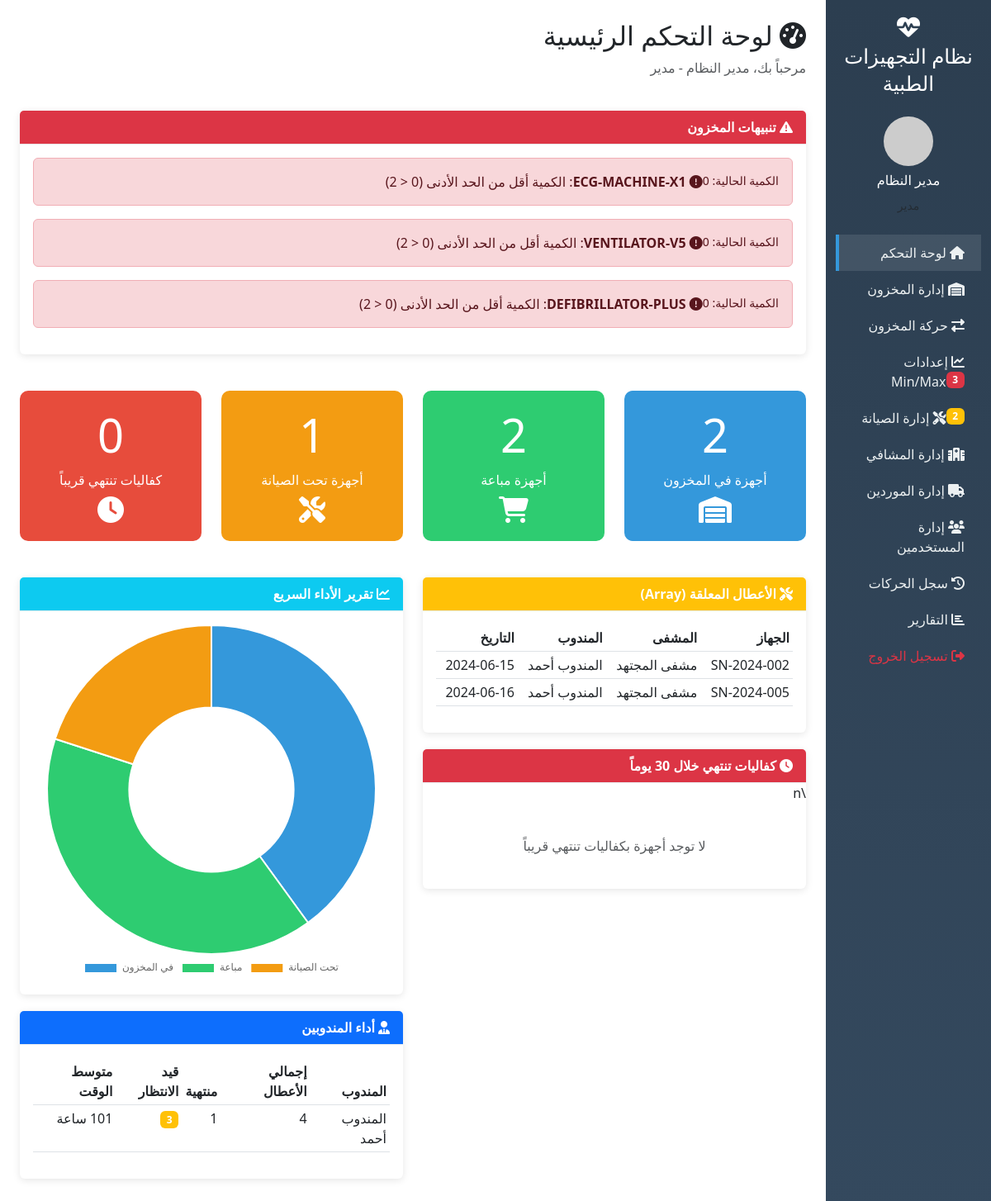
/index.php (signed in), run on the app's committed database.
### tables this page shows
CREATE TABLE minmax_settings (
    id INT AUTO_INCREMENT PRIMARY KEY,
    model VARCHAR(100) NOT NULL,
    min_qty INT NOT NULL DEFAULT 1,
    max_qty INT NOT NULL DEFAULT 10,
    notes TEXT,
    created_at TIMESTAMP DEFAULT CURRENT_TIMESTAMP,
    updated_at TIMESTAMP DEFAULT CURRENT_TIMESTAMP ON UPDATE CURRENT_TIMESTAMP,
    UNIQUE KEY unique_model (model)
);

CREATE TABLE maintenance_logs (
    id INT AUTO_INCREMENT PRIMARY KEY,
    device_id INT NOT NULL,
    hospital_id INT NOT NULL,
    reported_by INT DEFAULT NULL,
    assigned_rep_id INT NOT NULL,
    problem_description TEXT NOT NULL,
    status ENUM('pending', 'in_progress', 'resolved') DEFAULT 'pending',
    reported_date DATETIME DEFAULT CURRENT_TIMESTAMP,
    start_date DATETIME DEFAULT NULL,
    resolution_notes TEXT,
    resolved_date DATETIME DEFAULT NULL,
    created_at TIMESTAMP DEFAULT CURRENT_TIMESTAMP,
    updated_at TIMESTAMP DEFAULT CURRENT_TIMESTAMP ON UPDATE CURRENT_TIMESTAMP,
    FOREIGN KEY (device_id) REFERENCES devices(id) ON DELETE CASCADE,
    FOREIGN KEY (hospital_id) REFERENCES hospitals(id) ON DELETE CASCADE,
    FOREIGN KEY (reported_by) REFERENCES users(id) ON DELETE SET NULL,
    FOREIGN KEY (assigned_rep_id) REFERENCES users(id) ON DELETE CASCADE,
    INDEX idx_device (device_id),
    INDEX idx_status (status),
    INDEX idx_assigned (assigned_rep_id)
);

CREATE TABLE devices (
    id INT AUTO_INCREMENT PRIMARY KEY,
    serial_number VARCHAR(50) NOT NULL UNIQUE,
    model VARCHAR(100) NOT NULL,
    brand VARCHAR(50),
    supplier_id INT,
    purchase_date DATE NOT NULL,
    warranty_months INT NOT NULL DEFAULT 12,
    warranty_expiry_date DATE,
    purchase_price DECIMAL(10,2),
    notes TEXT,
    status ENUM('in_stock', 'sold', 'maintenance') DEFAULT 'in_stock',
    current_hospital_id INT DEFAULT NULL,
    sold_date DATE DEFAULT NULL,
    sold_price DECIMAL(10,2),
    created_at TIMESTAMP DEFAULT CURRENT_TIMESTAMP,
    updated_at TIMESTAMP DEFAULT CURRENT_TIMESTAMP ON UPDATE CURRENT_TIMESTAMP,
    FOREIGN KEY (supplier_id) REFERENCES suppliers(id) ON DELETE SET NULL,
    FOREIGN KEY (current_hospital_id) REFERENCES hospitals(id) ON DELETE SET NULL,
    INDEX idx_serial (serial_number),
    INDEX idx_status (status),
    INDEX idx_model (model),
    INDEX idx_warranty (warranty_expiry_date)
);

CREATE TABLE hospitals (
    id INT AUTO_INCREMENT PRIMARY KEY,
    name VARCHAR(100) NOT NULL,
    rep_id INT DEFAULT NULL,
    contact_person VARCHAR(100),
    phone VARCHAR(20),
    email VARCHAR(100),
    address TEXT,
    notes TEXT,
    created_at TIMESTAMP DEFAULT CURRENT_TIMESTAMP,
    is_active BOOLEAN DEFAULT TRUE,
    FOREIGN KEY (rep_id) REFERENCES users(id) ON DELETE SET NULL,
    INDEX idx_rep (rep_id)
);

CREATE TABLE users (
    id INT AUTO_INCREMENT PRIMARY KEY,
    username VARCHAR(50) NOT NULL UNIQUE,
    email VARCHAR(100) NOT NULL UNIQUE,
    password VARCHAR(255) NOT NULL,
    full_name VARCHAR(100) NOT NULL,
    role ENUM('admin', 'rep', 'storekeeper') NOT NULL DEFAULT 'storekeeper',
    phone VARCHAR(20),
    last_login DATETIME DEFAULT NULL,
    last_login_ip VARCHAR(45),
    created_at TIMESTAMP DEFAULT CURRENT_TIMESTAMP,
    is_active BOOLEAN DEFAULT TRUE,
    INDEX idx_role (role),
    INDEX idx_username (username)
);

### models/MinMax.php (called while the page is built, shortened)
<?php
class MinMax {
    private $pdo;
    public function __construct($pdo) {
        $this->pdo = $pdo;
    }
    public function getAlerts() {
        $sql = "SELECT m.*,
            (SELECT COUNT(*) FROM devices d WHERE d.model = m.model AND d.status = 'in_stock') as current_qty
            FROM minmax_settings m";
        $stmt = $this->pdo->query($sql);
        $results = $stmt->fetchAll();
        $alerts = [];
        foreach ($results as $row) {
            if ($row['current_qty'] < $row['min_qty']) {
                $alerts[] = [
                    'model' => $row['model'],
                    'type' => 'min',
                    'current_qty' => $row['current_qty'],
                    'threshold' => $row['min_qty'],
                    'message' => "الكمية أقل من الحد الأدنى ({$row['current_qty']} < {$row['min_qty']})"
                ];
            }
        }
        return $alerts;
    }
}

### models/Device.php (called while the page is built, shortened)
<?php
class Device {
    private $pdo;
    public function __construct($pdo) {
        $this->pdo = $pdo;
    }
    public function getAll($filters = []) {
        $sql = "SELECT d.*, s.name as supplier_name, h.name as hospital_name,
            u.full_name as rep_name FROM devices d
            LEFT JOIN suppliers s ON d.supplier_id = s.id
            LEFT JOIN hospitals h ON d.current_hospital_id = h.id
            LEFT JOIN users u ON h.rep_id = u.id
            WHERE 1=1";
        $params = [];
        $sql .= " ORDER BY d.created_at DESC";
        $stmt = $this->pdo->prepare($sql);
        $stmt->execute($params);
        return $stmt->fetchAll();
    }
    public function getExpiringWarranty($days = 30) {
        $date = date('Y-m-d', strtotime("+$days days"));
        $stmt = $this->pdo->prepare("SELECT d.*, s.name as supplier_name,
            h.name as hospital_name FROM devices d
            LEFT JOIN suppliers s ON d.supplier_id = s.id
            LEFT JOIN hospitals h ON d.current_hospital_id = h.id
            WHERE d.warranty_expiry_date BETWEEN CURDATE() AND ?
            AND d.status != 'maintenance'
            ORDER BY d.warranty_expiry_date ASC");
        $stmt->execute([$date]);
        return $stmt->fetchAll();
    }
}

### models/Maintenance.php (called while the page is built, shortened)
<?php
class Maintenance {
    private $pdo;
    public function __construct($pdo) {
        $this->pdo = $pdo;
    }
    public function getAll($filters = []) {
        $sql = "SELECT ml.*, d.serial_number, d.model,
            h.name as hospital_name,
            u1.full_name as reported_by_name,
            u2.full_name as rep_name
            FROM maintenance_logs ml
            JOIN devices d ON ml.device_id = d.id
            LEFT JOIN hospitals h ON ml.hospital_id = h.id
            LEFT JOIN users u1 ON ml.reported_by = u1.id
            LEFT JOIN users u2 ON ml.assigned_rep_id = u2.id
            WHERE 1=1";
        $params = [];
        if (!empty($filters['status'])) {
            $sql .= " AND ml.status = ?";
            $params[] = $filters['status'];
        }
        $sql .= " ORDER BY ml.created_at DESC";
        $stmt = $this->pdo->prepare($sql);
        $stmt->execute($params);
        return $stmt->fetchAll();
    }
    public function getPerformanceStats() {
        $stmt = $this->pdo->query("SELECT
            assigned_rep_id,
            u.full_name as rep_name,
            COUNT(*) as total,
            SUM(CASE WHEN status = 'pending' THEN 1 ELSE 0 END) as pending,
            SUM(CASE WHEN status = 'in_progress' THEN 1 ELSE 0 END) as in_progress,
            SUM(CASE WHEN status = 'resolved' THEN 1 ELSE 0 END) as resolved,
            AVG(CASE WHEN status = 'resolved' THEN
                TIMESTAMPDIFF(HOUR, reported_date, resolved_date)
            END) as avg_hours_to_resolve
            FROM maintenance_logs ml
            JOIN users u ON ml.assigned_rep_id = u.id
            GROUP BY assigned_rep_id
            ORDER BY total DESC");
        return $stmt->fetchAll();
    }
}

### index.php (the view, shortened to what this page needs)
<?php
require_once __DIR__ . '/includes/header.php';
$devices = $deviceModel->getAll();
$inStockCount = count(array_filter($devices, fn($d) => $d['status'] == 'in_stock'));
$soldCount = count(array_filter($devices, fn($d) => $d['status'] == 'sold'));
$maintenanceCount = count(array_filter($devices, fn($d) => $d['status'] == 'maintenance'));
$minmaxAlerts = $minMaxModel->getAlerts();
$upcomingMaintenance = $maintenanceModel->getAll(['status' => 'pending']);
?>
<div class="row mb-4">
    <div class="col-md-12">
        <h2><i class="fas fa-tachometer-alt"></i> لوحة التحكم الرئيسية</h2>
        <p class="text-muted">مرحباً بك، <?= htmlspecialchars($_SESSION['full_name']) ?> - <?= $roles[$_SESSION['role']] ?></p>
    </div>
</div>
<?php if (count($minmaxAlerts) > 0 && ($_SESSION['role'] == 'admin' || $_SESSION['role'] == 'storekeeper')): ?>
<div class="row mb-4">
    <div class="col-12">
        <div class="card border-danger">
            <div class="card-header bg-danger text-white">
                <i class="fas fa-exclamation-triangle"></i> تنبيهات المخزون
            </div>
            <div class="card-body">
                <?php foreach ($minmaxAlerts as $alert): ?>
                <div class="alert alert-<?= $alert['type'] == 'min' ? 'danger' : 'warning' ?> alert-minmax">
                    <i class="fas fa-<?= $alert['type'] == 'min' ? 'exclamation-circle' : 'exclamation-triangle' ?>"></i>
                    <strong><?= htmlspecialchars($alert['model']) ?></strong>: <?= $alert['message'] ?>
                    <small class="float-end">الكمية الحالية: <?= $alert['current_qty'] ?></small>
                </div>
                <?php endforeach; ?>
            </div>
        </div>
    </div>
</div>
<?php endif; ?>
<div class="row mb-4">
    <div class="col-xl-3 col-md-6">
        <div class="stat-card primary text-center">
            <h3 class="display-4"><?= $inStockCount ?></h3>
            <p class="mb-0">أجهزة في المخزون</p>
            <i class="fas fa-warehouse fa-2x mt-2"></i>
        </div>
    </div>
    <div class="col-xl-3 col-md-6">
        <div class="stat-card success text-center">
            <h3 class="display-4"><?= $soldCount ?></h3>
            <p class="mb-0">أجهزة مباعة</p>
            <i class="fas fa-shopping-cart fa-2x mt-2"></i>
        </div>
    </div>
    <div class="col-xl-3 col-md-6">
        <div class="stat-card warning text-center">
            <h3 class="display-4"><?= $maintenanceCount ?></h3>
            <p class="mb-0">أجهزة تحت الصيانة</p>
            <i class="fas fa-tools fa-2x mt-2"></i>
        </div>
    </div>
    <div class="col-xl-3 col-md-6">
        <div class="stat-card danger text-center">
            <h3 class="display-4"><?= count($deviceModel->getExpiringWarranty(30)) ?></h3>
            <p class="mb-0">كفاليات تنتهي قريباً</p>
            <i class="fas fa-clock fa-2x mt-2"></i>
        </div>
    </div>
</div>
<div class="row">
    <div class="col-lg-6">
        <div class="card">
            <div class="card-header bg-warning text-white">
                <i class="fas fa-tools"></i> الأعطال المعلقة (<?= $pending ?>)
            </div>
            <div class="card-body">
                <?php if (count($upcomingMaintenance) > 0): ?>
                    <div class="table-responsive">
                        <table class="table table-sm">
                            <thead>
                                <tr>
                                    <th>الجهاز</th>
                                    <th>المشفى</th>
                                    <th>المندوب</th>
                                    <th>التاريخ</th>
                                </tr>
                            </thead>
                            <tbody>
                                <?php foreach (array_slice($upcomingMaintenance, 0, 5) as $maint): ?>
                                <tr>
                                    <td><?= htmlspecialchars($maint['serial_number']) ?></td>
                                    <td><?= htmlspecialchars($maint['hospital_name']) ?></td>
                                    <td><?= htmlspecialchars($maint['rep_name']) ?></td>
                                    <td><?= date('Y-m-d', strtotime($maint['reported_date'])) ?></td>
                                </tr>
                                <?php endforeach; ?>
                            </tbody>
                        </table>
                    </div>
                <?php else: ?>
                    <p class="text-center text-muted my-4">لا توجد أعطال معلقة حالياً</p>
                <?php endif; ?>
            </div>
        </div>
        <div class="card">
            <div class="card-header bg-danger text-white">
                <i class="fas fa-clock"></i> كفاليات تنتهي خلال 30 يوماً
            </div>\n            <div class="card-body">
                <?php
                $expiring = $deviceModel->getExpiringWarranty(30);
                if (count($expiring) > 0): ?>
                    <div class="table-responsive">
                        <table class="table table-sm">
                            <thead>
                                <tr>
                                    <th>الجهاز</th>
                                    <th>الموديل</th>
                                    <th>تاريخ الانتهاء</th>
                                    <th>المشفى</th>
                                </tr>
                            </thead>
                            <tbody>
                                <?php foreach ($expiring as $dev): ?>
                                <tr>
                                    <td><?= htmlspecialchars($dev['serial_number']) ?></td>
                                    <td><?= htmlspecialchars($dev['model']) ?></td>
                                    <td class="warranty-expiring"><?= $dev['warranty_expiry_date'] ?></td>
                                    <td><?= $dev['hospital_name'] ?? 'في المخزن' ?></td>
                                </tr>
                                <?php endforeach; ?>
                            </tbody>
                        </table>
                    </div>
                <?php else: ?>
                    <p class="text-center text-muted my-4">لا توجد أجهزة بكفاليات تنتهي قريباً</p>
                <?php endif; ?>
            </div>
        </div>
    </div>
    <div class="col-lg-6">
        <div class="card">
            <div class="card-header bg-info text-white">
                <i class="fas fa-chart-line"></i> تقرير الأداء السريع
            </div>
            <div class="card-body">
                <canvas id="performanceChart" height="200"></canvas>
            </div>
        </div>
        <?php if ($_SESSION['role'] == 'admin'): ?>
        <div class="card">
            <div class="card-header bg-primary text-white">
                <i class="fas fa-user-tie"></i> أداء المندوبين
            </div>
            <div class="card-body">
                <div class="table-responsive">
                    <table class="table table-hover table-sm">
                        <thead>
                            <tr>
                                <th>المندوب</th>
                                <th>إجمالي الأعطال</th>
                                <th>منتهية</th>
                                <th>قيد الانتظار</th>
                                <th>متوسط الوقت</th>
                            </tr>
                        </thead>
                        <tbody>
                            <?php
                            $perf = $maintenanceModel->getPerformanceStats();
                            foreach ($perf as $p): ?>
                            <tr>
                                <td><?= htmlspecialchars($p['rep_name']) ?></td>
                                <td><?= $p['total'] ?></td>
                                <td><?= $p['resolved'] ?></td>
                                <td><span class="badge bg-warning"><?= $p['pending'] + $p['in_progress'] ?></span></td>
                                <td><?= $p['avg_hours_to_resolve'] ? round($p['avg_hours_to_resolve']) . ' ساعة' : 'N/A' ?></td>
                            </tr>
                            <?php endforeach; ?>
                        </tbody>
                    </table>
                </div>
            </div>
        </div>
        <?php endif; ?>
    </div>
</div>
<script>
// رسم مخطط الأداء
const ctx = document.getElementById('performanceChart').getContext('2d');
new Chart(ctx, {
    type: 'doughnut',
    data: {
        labels: ['في المخزون', 'مباعة', 'تحت الصيانة'],
        datasets: [{
            data: [<?= $inStockCount ?>, <?= $soldCount ?>, <?= $maintenanceCount ?>],
            backgroundColor: ['#3498db', '#2ecc71', '#f39c12']
        }]
    },
    options: {
        responsive: true,
        plugins: {
            legend: { position: 'bottom' }
        }
    }
});
</script>
<?php
require_once __DIR__ . '/includes/footer.php';
?>

### data on the page
minmax_settings: model "ECG-MACHINE-X1", message "الكمية أقل من الحد الأدنى (0 < 2)", current_qty "0"
minmax_settings: model "VENTILATOR-V5", message "الكمية أقل من الحد الأدنى (0 < 2)", current_qty "0"
minmax_settings: model "DEFIBRILLATOR-PLUS", message "الكمية أقل من الحد الأدنى (0 < 2)", current_qty "0"
maintenance_logs: device.serial_number "SN-2024-002", hospital.name "مشفى المجتهد", assigned_rep.full_name "المندوب أحمد", reported_date "2024-06-15"
maintenance_logs: device.serial_number "SN-2024-005", hospital.name "مشفى المجتهد", assigned_rep.full_name "المندوب أحمد", reported_date "2024-06-16"

### other printed values
$_SESSION['full_name'] "مدير النظام"
$roles[$_SESSION['role']] "مدير"
count($minmaxAlerts) "3"
count($pending) "2"
$inStockCount "2"
$soldCount "2"
$maintenanceCount "1"
count($deviceModel->getExpiringWarranty(30)) "0"
$pending "Array"
$p['rep_name'] "المندوب أحمد"
$p['total'] "4"
$p['resolved'] "1"
$p['pending'] + $p['in_progress'] "3"
chart data {{ $inStockCount }} 2
chart data {{ $soldCount }} 2
